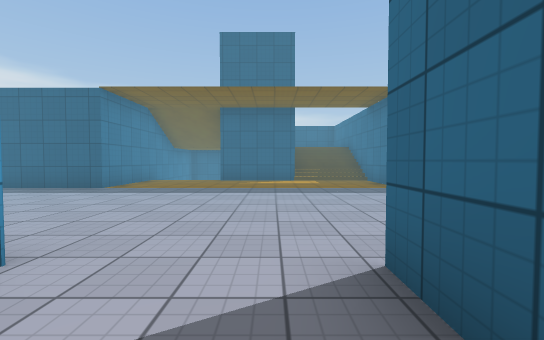
[1] (above)

22 first-person views from a walk through a scene from a Unity 3-D project. The camera is 1.2 m above the floor, tilts 2° down and sees 90° across. The floor is counted in squares, 1.75 m on a side. Each view is taken from the middle of a square. On the plan, view 1 faces up. The plan holds only what a view shows up to about 9 squares ahead; the rest is blank. The place goes on beyond the plan. The player character is not drawn. Door leaves are left out, so doorways stand open. Surface patterns are stand-ins for the level's own textures.

[2]
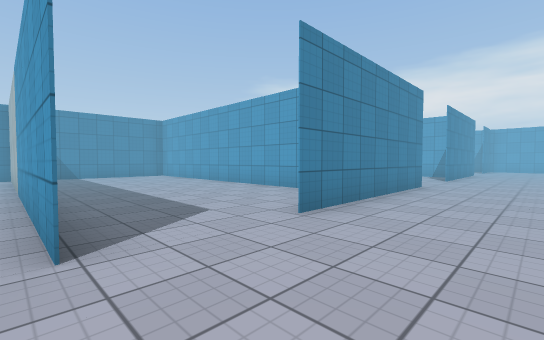

[3]
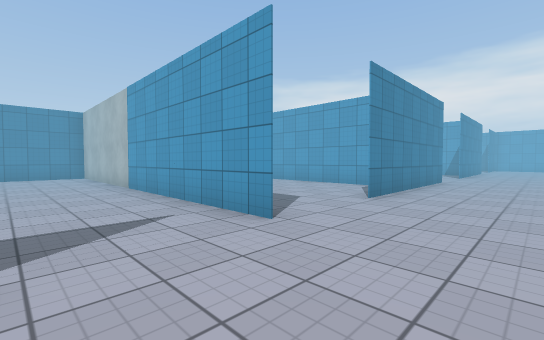

[4]
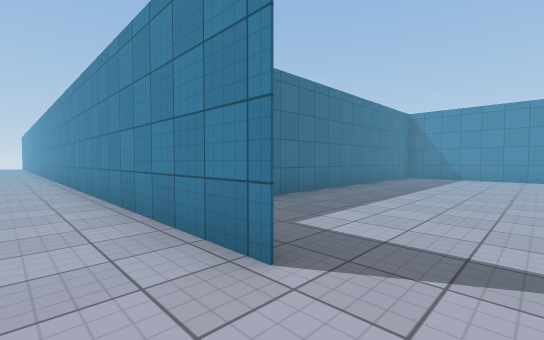

[5]
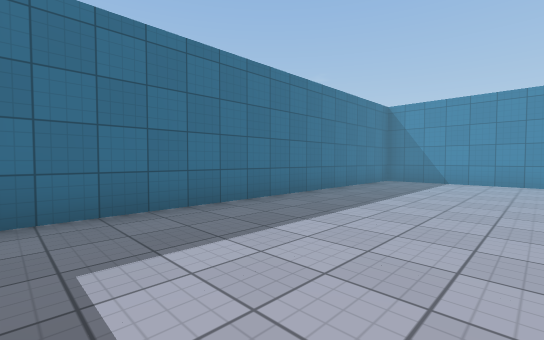

[6]
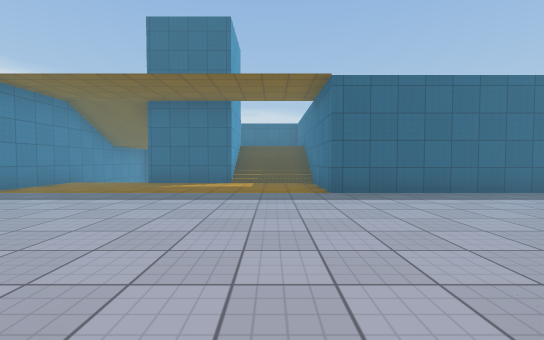

[7]
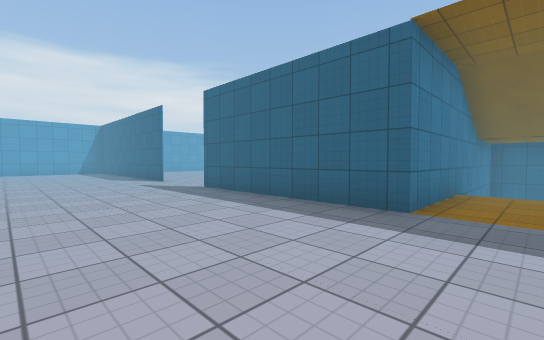

[8]
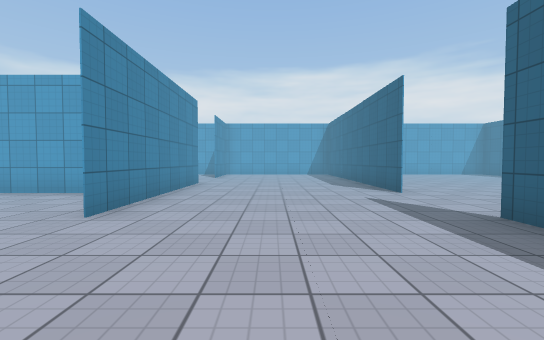

[9]
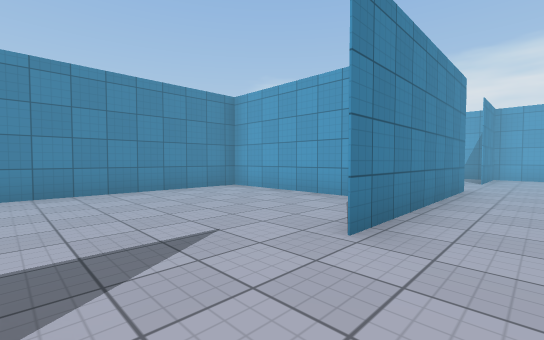

[10]
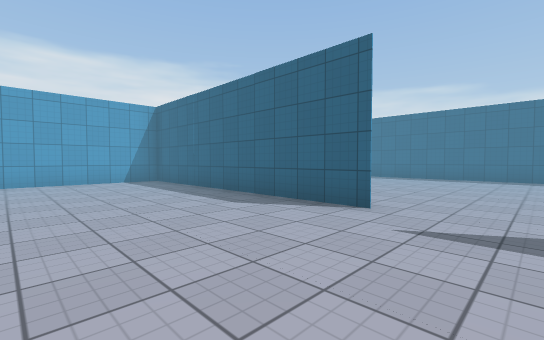

[11]
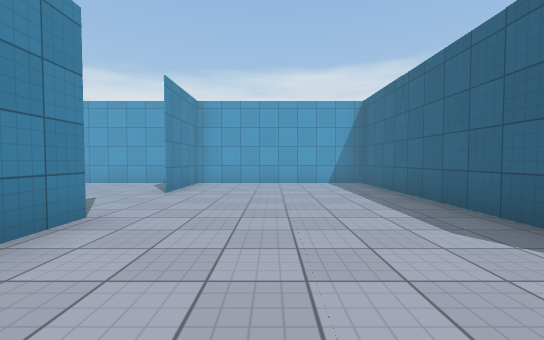

[12]
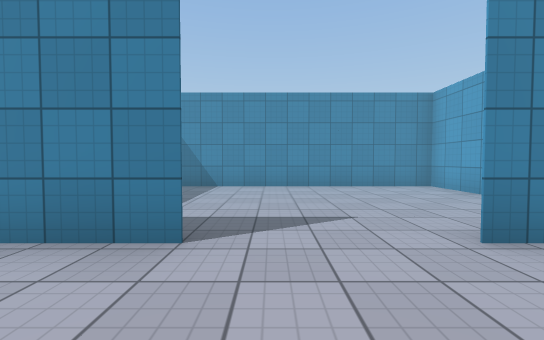

[13]
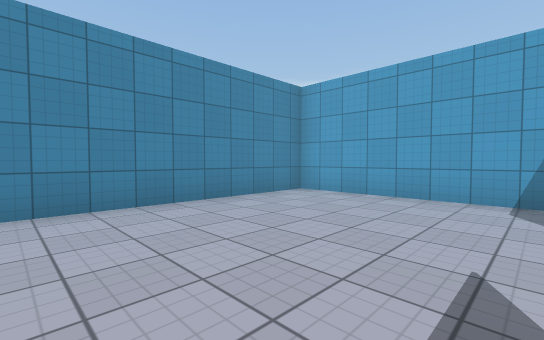

[14]
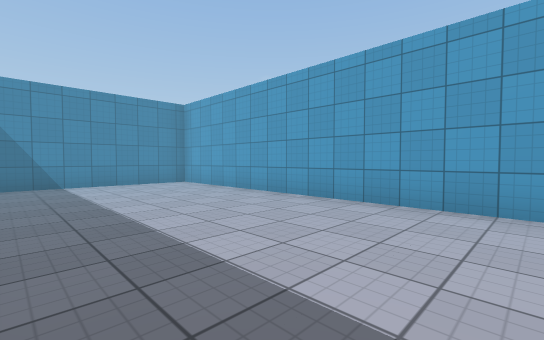

[15]
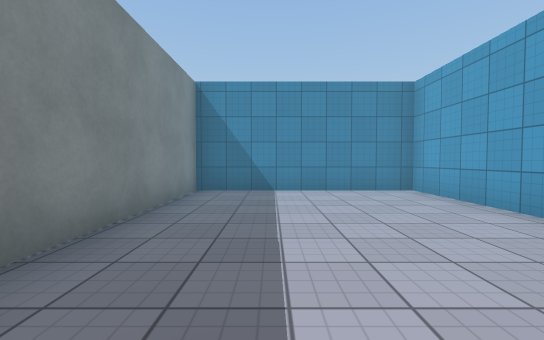

[16]
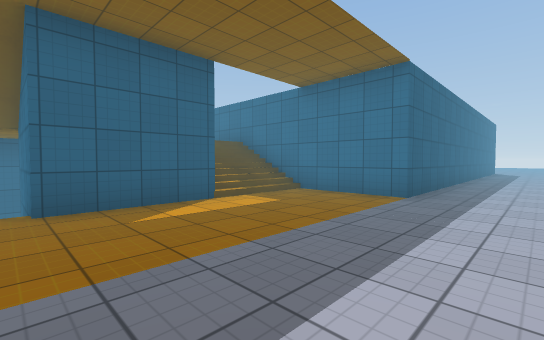

[17]
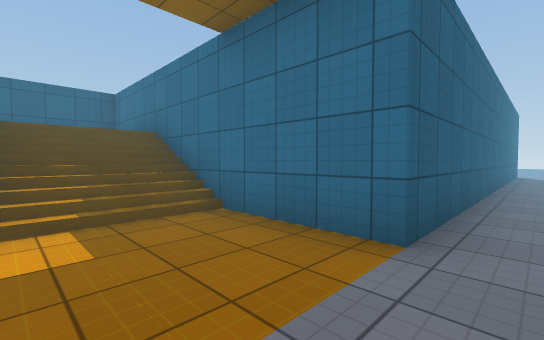

[18]
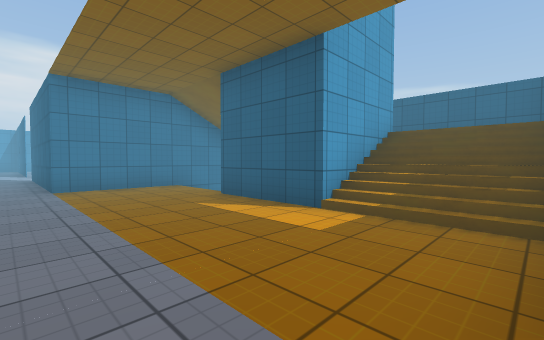

[19]
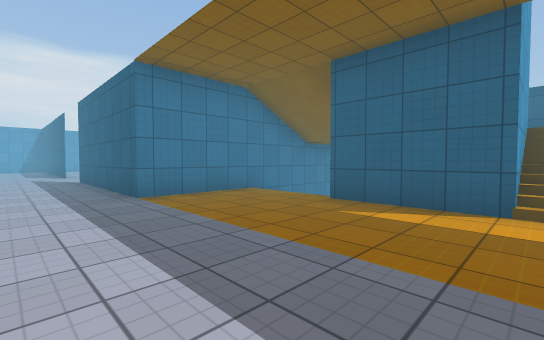

[20]
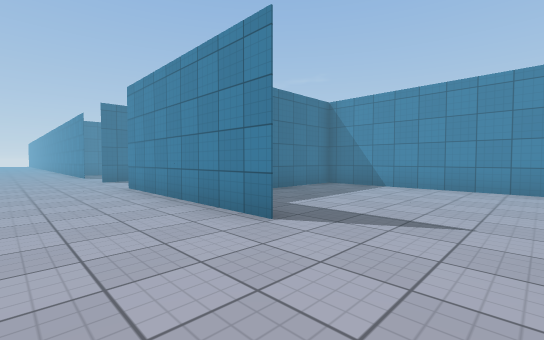

[21]
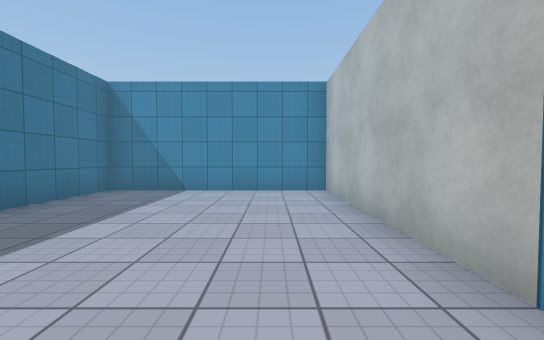

[22]
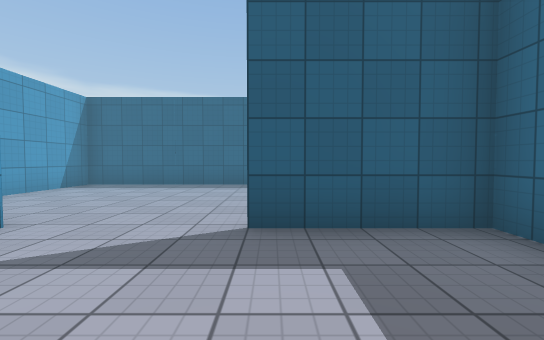

### Floor plan
Ten units are one square. View 1 is at (0, 0); x grows to the right and y downward. Boxes are objects, and circles mark ways between rooms. Rooms are numbered by the first view taken in them; rooms with no view inside come last. Other rooms are left out.
<svg viewBox="-197 -110 267 197">
<path fill="none" stroke="#000" d="M7 82 7 36M-42 -6 -42 82 10 82M7 -6 7 -18M-69 -18 -18 -18M-42 -94 -42 -67 -92 -67M-116 -67 -192 -67 -192 -20M8 -93 -17 -93M-144 -18 -92 -18M32 -18 65 -18M65 -67 33 -67 33 -96M-192 -18 -168 -18M8 -19 8 82M10 82 57 82 57 -11M-192 -20 -192 32 -120 32M-118 -11 -118 -17 -142 -17M-117 -4 -117 32M-120 32 -43 32 -43 8"/>
<circle cx="10" cy="-20" r="3" fill="#2a7"/>
<circle cx="-155" cy="-20" r="3" fill="#2a7"/>
<circle cx="-80" cy="-20" r="3" fill="#2a7"/>
<text x="-20" y="40">1</text>
<text x="-60" y="-50">2</text>
<text x="30" y="30">3</text>
<text x="-160" y="10">4</text>
<text x="-80" y="10">5</text>
</svg>
Room 1 opens to room 2. Room 2 opens to room 4. Room 2 opens to room 5.

Where each view was taken, in squares from view 1:
view 1: 0 up, 0 right, facing up
view 2: 4 up, 1 right, facing down-left
view 3: 4 up, 3 right, facing down-left
view 4: 3 up, 2 right, facing down-right
view 5: 1 up, 2 right, facing down-right
view 6: 1 up, 2 right, facing up
view 7: 3 up, 3 left, facing up-left
view 8: 4 up, 6 left, facing left
view 9: 3 up, 7 left, facing down-left
view 10: 3 up, 10 left, facing up-left
view 11: 4 up, 11 left, facing left
view 12: 4 up, 15 left, facing down
view 13: 1 up, 14 left, facing down-left
view 14: 0 up, 0 right, facing down-left
view 15: 2 down, 1 left, facing down
view 16: 5 up, 2 left, facing up-right
view 17: 6 up, 1 right, facing up-right
view 18: 6 up, 3 right, facing up-left
view 19: 5 up, 1 right, facing up-left
view 20: 4 up, 9 left, facing down-right
view 21: 2 down, 2 right, facing down
view 22: 1 down, 14 left, facing up
